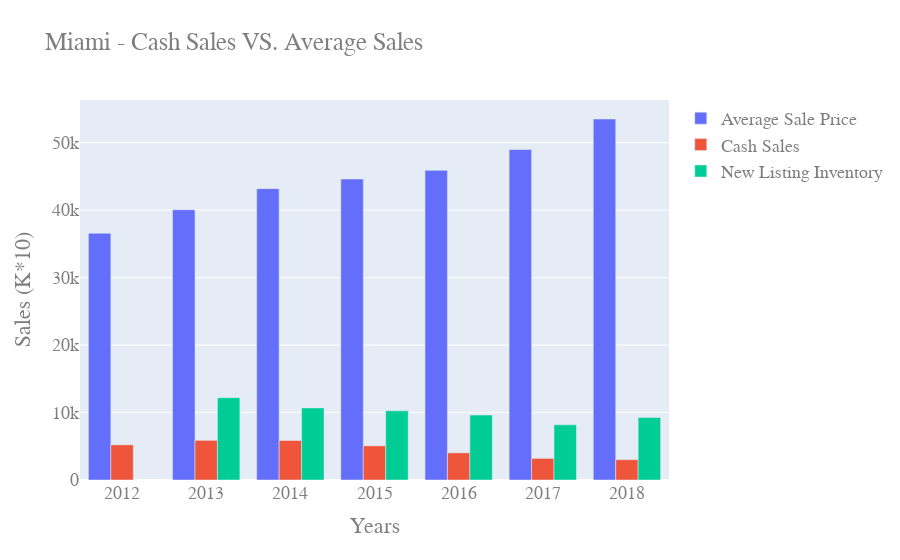

The notebook cell this image was saved under:
### Code cell
# Create plot using plotly library
years=['2018', '2017', '2016', '2015', '2014', '2013', '2012']

fig = go.Figure(data=[
  
    go.Bar(name='Average Sale Price', x=years, y=miami_single_family_data_f['Average Sale Price']/10),
    go.Bar(name='Cash Sales', x=years, y=miami_single_family_data_f['Cash Sales']),
    go.Bar(name='New Listing Inventory', x=years, y=monthly_listing_miami_city['New Listing Inventory'])
])
# Change the bar mode
fig.update_layout(barmode='group')

fig.update_layout(
    title="Miami - Cash Sales VS. Average Sales",
    xaxis_title="Years",
    yaxis_title="Sales (K*10)",
    font=dict(
        family="Courier New, monospace",
        size=18,
        color="#7f7f7f"
    )
)

fig.show()

### Figure 1 — Plotly figure (JSON) as saved in the notebook; plotly's stock layout.template omitted (floating-point values rounded to 4 significant figures)
{"data": [{"name": "Average Sale Price", "type": "bar", "x": ["2018", "2017", "2016", "2015", "2014", "2013", "2012"], "y": [53510.0, 48990.0, 45900.0, 44600.0, 43180.0, 40060.0, 36570.0]}, {"name": "Cash Sales", "type": "bar", "x": ["2018", "2017", "2016", "2015", "2014", "2013", "2012"], "y": [3008, 3203, 4024, 5066, 5856, 5881, 5210]}, {"name": "New Listing Inventory", "type": "bar", "x": ["2018", "2017", "2016", "2015", "2014", "2013", "2012"], "y": [9268, 8172, 9627, 10256, 10688, 12192]}], "layout": {"barmode": "group", "font": {"color": "#7f7f7f", "family": "Courier New, monospace", "size": 18}, "title": {"text": "Miami - Cash Sales VS. Average Sales"}, "xaxis": {"title": {"text": "Years"}}, "yaxis": {"title": {"text": "Sales (K*10)"}}}}
